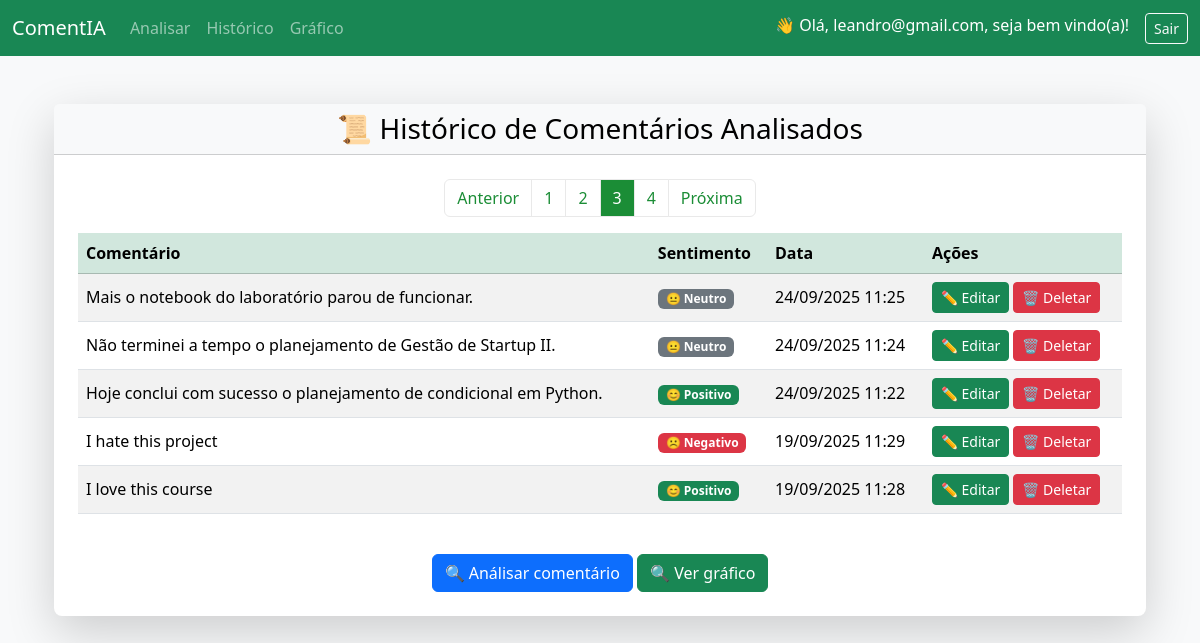
The app's page /historico/?page=3 (signed in) with its own data.
### analise/models.py (models this page shows, shortened)
class ComentarioModel(models.Model):
    texto = models.TextField()
    sentimento = models.CharField(max_length=20)
    data = models.DateTimeField(auto_now_add=True)

### analise/views.py (the view)
# urls.py: path('historico/', views.historico, name="historico"),
@login_required
def historico(request):
    comentarios_list = ComentarioModel.objects.all().order_by('-data')
    paginator = Paginator(comentarios_list, 5)  # 5 comentários por página
    page_number = request.GET.get('page')
    comentarios = paginator.get_page(page_number)
    return render(request, "analise/historico.html", {"comentarios": comentarios})

### analise/templates/analise/historico.html (shortened to what this page needs)
{% extends "analise/base.html" %}
{% block content %}
    <div class="container mt-5">
        <div class="card shadow-lg border-0 rounded-3">
            <div class="card-header bg-light text-black text-center">
                <h3 class="mb-0">📜 Histórico de Comentários Analisados</h3>
            </div>
            <div class="card-body p-4">
                <div class="table-responsive">
                    <table class="table table-hover table-striped align-middle">
                        <thead class="table-success">
                            <tr>
                                <th>Comentário</th>
                                <th>Sentimento</th>
                                <th>Data</th>
                                <th>Ações</th>
                            </tr>
                        </thead>
                        <tbody>
                            {% for c in comentarios %}
                            <tr>
                                <td>{{ c.texto }}</td>
                                <td>
                                    {% if c.sentimento|lower == "positivo" %}
                                        <span class="badge bg-success">😊 Positivo</span>
                                    {% elif c.sentimento|lower == "negativo" %}
                                        <span class="badge bg-danger">☹️ Negativo</span>
                                    {% elif c.sentimento|lower == "neutro" or c.sentimento|lower == "neutral" %}
                                        <span class="badge bg-secondary">😐 Neutro</span>
                                    {% else %}
                                        <span class="badge bg-dark">{{ c.sentimento }}</span>
                                    {% endif %}
                                </td>
                                <td>{{ c.data|date:"d/m/Y H:i" }}</td>
                                <td>
                                    <a href="{% url 'editar_comentario' c.id %}" class="btn btn-sm btn-success">✏️ Editar</a>
                                    <a href="{% url 'deletar_comentario' c.id %}" class="btn btn-sm btn-danger">🗑️ Deletar</a>
                                </td>
                            </tr>
                            {% empty %}
                            <tr>
                                <td colspan="3" class="text-center text-muted">Nenhum comentário analisado ainda.</td>
                            </tr>
                            {% endfor %}
                        </tbody>
                        <nav aria-label="Navegação de páginas">
                            <ul class="pagination pagination-success justify-content-center">
                                {% if comentarios.has_previous %}
                                    <li class="page-item">
                                        <a class="page-link" href="?page={{ comentarios.previous_page_number }}">Anterior</a>
                                    </li>
                                {% else %}
                                    <li class="page-item disabled">
                                        <span class="page-link">Anterior</span>
                                    </li>
                                {% endif %}
                                {% for num in comentarios.paginator.page_range %}
                                    {% if comentarios.number == num %}
                                        <li class="page-item active">
                                            <span class="page-link">{{ num }}</span>
                                        </li>
                                    {% else %}
                                        <li class="page-item">
                                            <a class="page-link" href="?page={{ num }}">{{ num }}</a>
                                        </li>
                                    {% endif %}
                                {% endfor %}
                                {% if comentarios.has_next %}
                                    <li class="page-item">
                                        <a class="page-link" href="?page={{ comentarios.next_page_number }}">Próxima</a>
                                    </li>
                                {% else %}
                                    <li class="page-item disabled">
                                        <span class="page-link">Próxima</span>
                                    </li>
                                {% endif %}
                            </ul>
                        </nav>
                    </table>
                </div>
                <div class="text-center mt-4">
                    <a href="{% url 'analisar' %}" class="btn btn-primary">
                        🔍 Análisar comentário
                    </a>
                    <a href="{% url 'grafico' %}" class="btn btn-success">
                        🔍 Ver gráfico
                    </a>
                </div>
            </div>
        </div>
    </div>
{% endblock %}

### analise/templates/analise/base.html (shortened to what this page needs)
{% load static %}
<!DOCTYPE html>
<html lang="pt-br">
<head>
    <link href="https://cdn.jsdelivr.net/npm/bootstrap@5.3.2/dist/css/bootstrap.min.css" rel="stylesheet">
</head>
<body class="bg-light">
<nav class="navbar navbar-expand-lg navbar-dark bg-success">
  <div class="container-fluid">
    <a class="navbar-brand" href="{% url 'analisar' %}">ComentIA</a>
    <div class="collapse navbar-collapse" id="navbarNav">
      <ul class="navbar-nav me-auto">
        <li class="nav-item">
          <a class="nav-link" href="{% url 'analisar' %}">Analisar</a>
        </li>
        <li class="nav-item">
          <a class="nav-link" href="{% url 'historico' %}">Histórico</a>
        </li>
        <li class="nav-item">
          <a class="nav-link" href="{% url 'grafico' %}">Gráfico</a>
        </li>
      </ul>
      <ul class="navbar-nav ms-auto">
        {% if user.is_authenticated %}
          <li class="nav-item">
            <span class="navbar-text text-white me-3">
              👋 Olá, {{ user.username }}, seja bem vindo(a)!
            </span>
          </li>
          <li class="nav-item">
            <a class="btn btn-outline-light btn-sm" href="{% url 'sair' %}">Sair</a>
          </li>
        {% else %}
          <li class="nav-item">
            <a class="btn btn-outline-light btn-sm" href="{% url 'entrar' %}">Entrar</a>
          </li>
        {% endif %}
      </ul>
    </div>
  </div>
</nav>
<div class="container mt-4">
    {% block content %}{% endblock %}
</div>
</body>
</html>

### analise/templates/analise/base.html (style rules this page uses)
.pagination-success .page-link { color: #1b8d36; background-color: #fff; border-color: #e9e9e9; }
.pagination-success .page-item.active .page-link { color: #fff; background-color: #1b8d36; border-color: #e9e9e9; }

### records on screen
ComentarioModel: texto "Mais o notebook do laboratório parou de funcionar.", sentimento "😐 Neutro", data "24/09/2025 11:25"
ComentarioModel: texto "Não terminei a tempo o planejamento de Gestão de Startup II.", sentimento "😐 Neutro", data "24/09/2025 11:24"
ComentarioModel: texto "Hoje conclui com sucesso o planejamento de condicional em Python.", sentimento "😊 Positivo", data "24/09/2025 11:22"
ComentarioModel: texto "I hate this project", sentimento "☹️ Negativo", data "19/09/2025 11:29"
ComentarioModel: texto "I love this course", sentimento "😊 Positivo", data "19/09/2025 11:28"

### other values on screen
{{ user.username }} "leandro@gmail.com"
{{ num }} "1" "2" "4"
{{ num }} "3"
